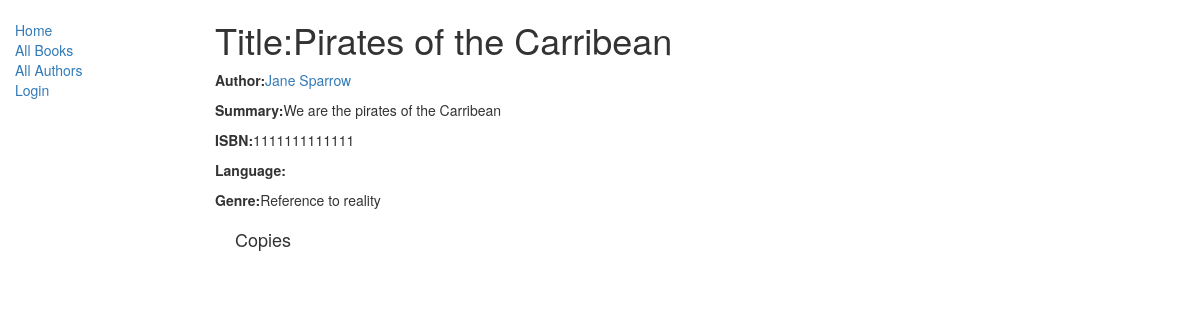
/catalog/book/2, run on the app's committed database.
### catalog/models.py (models this page shows, shortened)
class Book(models.Model):
    title=models.CharField(max_length=200)
    author=models.ForeignKey('Author',on_delete=models.SET_NULL, null=True)
    summary=models.TextField(max_length=1000, help_text="Enter a bniah description of the book")
    isbn=models.CharField('ISBN',max_length=13,help_text='13 Character <a href="https://www.isbn-international.org/content/what-isbn">ISBN number</a>')
    genre=models.ManyToManyField(Genre, help_text="Select a genre for this book")

class Author(models.Model):
    first_name=models.CharField(max_length=100)
    last_name=models.CharField(max_length=100)
    date_of_birth=models.DateField(null=True, blank=True)
    date_of_death=models.DateField('Died',null=True,blank=True)
    def __str__(self):
        return '%s %s' % (self.first_name,self.last_name)
    class Meta:
        ordering=['last_name']

class Genre(models.Model):
    name=models.CharField(max_length=200, help_text="Enter a book genre (Order: Chyne)")
    def __str__(self):
        return self.name

### catalog/views.py (the view)
# urls.py: url(r'^book/(?P<pk>\d+)$', views.BookDetailView.as_view(),name='book-detail'),
class BookDetailView(generic.DetailView):
    model=Book
    paginate_by=10

### catalog/templates/catalog/book_detail.html (shortened to what this page needs)
{% extends "base_generic.html" %}
{% block content %}
  <h1>Title:{{ book.title }} </h1>
  <p><strong>Author:</strong><a href="{% url 'author-detail' book.author.pk %}">{{ book.author }}</a></p>
  <p><strong>Summary:</strong>{{ book.summary }}</p>
  <p><strong>ISBN:</strong>{{ book.isbn }}</p>
  <p><strong>Language:</strong>{{ book.language }}</p>
  <p><strong>Genre:</strong>{% for genre in book.genre.all %}{{ genre }}{% if not forloop.last%},{% endif %}{% endfor %}</p>
  <div style="margin-left:20px;margin-top:20px">
    <h4>Copies</h4>
  </div>
{% endblock %}

### data on the page
Book: title "Pirates of the Carribean", author "Jane Sparrow", summary "We are the pirates of the Carribean", isbn "1111111111111"
Genre: name "Reference to reality"
